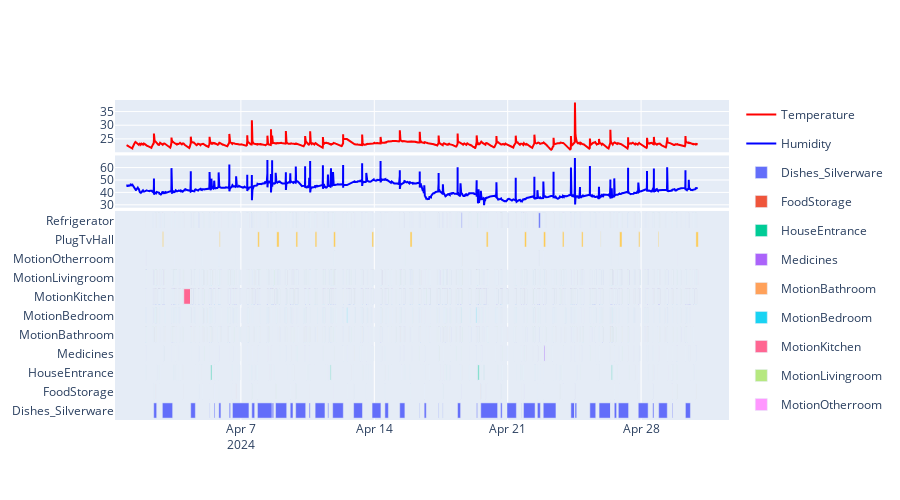

The notebook cell saved with this chart:
### Code cell
subject = subjects[1]
print(subject)
data_subject_2 = data[subject]
environmental_sensors = list(data_subject_2.keys())
st = pd.to_datetime('2024-04-01 00:00:00')
et = pd.to_datetime('2024-04-30 23:59:59')
plot_sensor_active_periods(data_subject_2, environmental_sensors, st, et)

### Figure 1 — Plotly figure (JSON) as saved in the notebook; plotly's stock layout.template omitted (floating-point values rounded to 4 significant figures; data arrays with more than 128 entries replaced by an {"elided": "..."} marker saying what was removed)
{"data": [{"line": {"color": "red"}, "mode": "lines", "name": "Temperature", "type": "scatter", "x": {"elided": "5220 str values"}, "xaxis": "x", "y": {"elided": "5220 float values"}, "yaxis": "y"}, {"line": {"color": "blue"}, "mode": "lines", "name": "Humidity", "type": "scatter", "x": {"elided": "5220 str values"}, "xaxis": "x2", "y": {"elided": "5220 float values"}, "yaxis": "y2"}, {"alignmentgroup": "True", "base": ["2024-04-02T10:11:16.138000", "2024-04-19T01:25:50.926000", "2024-04-19T08:51:05.926000", "2024-04-19T11:11:12.896000", "2024-04-19T14:03:22.728000", "2024-04-19T14:06:32.137000", "2024-04-20T15:04:13.355000", "2024-04-20T23:06:22.304000", "2024-04-21T17:12:41.230000", "2024-04-21T19:57:29.671000", "2024-04-22T13:23:07.473000", "2024-04-22T20:46:20.079000", "2024-04-24T07:36:10.514000", "2024-04-24T12:37:19.706000", "2024-04-24T12:48:29.530000", "2024-04-24T12:49:08.426000", "2024-04-25T07:28:48.701000", "2024-04-25T19:05:16.195000", "2024-04-26T09:37:30.914000", "2024-04-26T11:06:01.330000", "2024-04-26T12:07:38.603000", "2024-04-26T14:09:04.141000", "2024-04-26T14:14:13.671000", "2024-04-27T20:26:02.764000", "2024-04-28T14:40:50.501000", "2024-04-28T22:11:04.928000", "2024-04-29T15:14:45.695000", "2024-04-30T07:50:14.582000", "2024-04-18T08:52:14.405000", "2024-04-17T23:23:31.244000", "2024-04-26T19:20:48.038000", "2024-04-17T09:25:37.176000", "2024-04-17T14:17:59.746000", "2024-04-02T21:04:04.509000", "2024-04-04T08:47:16.527000", "2024-04-05T08:26:55.076000", "2024-04-05T14:17:17.776000", "2024-04-05T20:13:08.966000", "2024-04-06T09:18:35.734000", "2024-04-06T13:19:47.363000", "2024-04-07T13:42:37.558000", "2024-04-07T20:49:48.369000", "2024-04-08T15:23:23.457000", "2024-04-08T19:38:25.954000", "2024-04-09T14:05:59.743000", "2024-04-09T20:57:24.462000", "2024-04-05T10:46:48.046000", "2024-04-10T21:29:29.673000", "2024-04-10T13:53:39.135000", "2024-04-16T14:49:56.960000", "2024-04-15T08:00:53.568000", "2024-04-14T13:19:45.392000", "2024-04-13T21:10:46.984000", "2024-04-16T09:11:55.413000", "2024-04-12T16:34:48.294000", "2024-04-11T13:28:54.739000", "2024-04-12T21:57:56.838000", "2024-04-11T17:17:32.093000", "2024-04-17T08:57:11.288000", "2024-04-11T19:33:22.620000", "2024-04-11T17:19:33.617000"], "hovertemplate": "Sensor ID=%{y}<br>ts_on=%{base}<br>ts_off=%{x}<extra></extra>", "legendgroup": "Dishes_Silverware", "marker": {"color": "#636efa", "pattern": {"shape": ""}}, "name": "Dishes_Silverware", "offsetgroup": "Dishes_Silverware", "orientation": "h", "showlegend": true, "textposition": "auto", "type": "bar", "x": [13460658, 19630.0, 4175000.0, 104700.0, 11290.0, 76300000.0, 7020000.0, 42670000.0, 1274466, 52410000.0, 13580000.0, 57650000.0, 17437130, 629200.0, 8620.0, 7612000.0, 26710000.0, 52167237, 14510.0, 4372.0, 388000.0, 8529.0, 10610000.0, 44810000.0, 5503000.0, 38910000.0, 2944000.0, 22690000.0, 13730000.0, 3612, 46490000.0, 4980, 1064000.0, 46689187, 21120000.0, 1226000.0, 4021172, 9247000.0, 5836000.0, 74880000.0, 13120000.0, 66660000.0, 6823835, 50600000.0, 12550000.0, 45626110, 5172.0, 44560000.0, 4899445, 9462000.0, 23420000.0, 15980000.0, 40199232, 1260000.0, 94150.0, 4033000.0, 40097862, 4265.0, 1649000.0, 48350000.0, 19170.0], "xaxis": "x3", "y": ["Dishes_Silverware", "Dishes_Silverware", "Dishes_Silverware", "Dishes_Silverware", "Dishes_Silverware", "Dishes_Silverware", "Dishes_Silverware", "Dishes_Silverware", "Dishes_Silverware", "Dishes_Silverware", "Dishes_Silverware", "Dishes_Silverware", "Dishes_Silverware", "Dishes_Silverware", "Dishes_Silverware", "Dishes_Silverware", "Dishes_Silverware", "Dishes_Silverware", "Dishes_Silverware", "Dishes_Silverware", "Dishes_Silverware", "Dishes_Silverware", "Dishes_Silverware", "Dishes_Silverware", "Dishes_Silverware", "Dishes_Silverware", "Dishes_Silverware", "Dishes_Silverware", "Dishes_Silverware", "Dishes_Silverware", "Dishes_Silverware", "Dishes_Silverware", "Dishes_Silverware", "Dishes_Silverware", "Dishes_Silverware", "Dishes_Silverware", "Dishes_Silverware", "Dishes_Silverware", "Dishes_Silverware", "Dishes_Silverware", "Dishes_Silverware", "Dishes_Silverware", "Dishes_Silverware", "Dishes_Silverware", "Dishes_Silverware", "Dishes_Silverware", "Dishes_Silverware", "Dishes_Silverware", "Dishes_Silverware", "Dishes_Silverware", "Dishes_Silverware", "Dishes_Silverware", "Dishes_Silverware", "Dishes_Silverware", "Dishes_Silverware", "Dishes_Silverware", "Dishes_Silverware", "Dishes_Silverware", "Dishes_Silverware", "Dishes_Silverware", "Dishes_Silverware"], "yaxis": "y3"}, {"alignmentgroup": "True", "base": ["2024-04-21T17:00:58.756000", "2024-04-23T20:55:46.183000", "2024-04-23T17:28:32.004000", "2024-04-22T21:00:29.490000", "2024-04-22T20:49:31.266000", "2024-04-23T21:34:56.541000", "2024-04-22T13:33:17.454000", "2024-04-22T13:25:26.564000", "2024-04-21T20:15:30.217000", "2024-04-21T20:01:28.008000", "2024-04-23T17:24:43.904000", "2024-04-19T20:08:21.560000", "2024-04-20T15:14:19.112000", "2024-04-20T15:04:55.500000", "2024-04-19T22:02:43.722000", "2024-04-19T20:10:53.228000", "2024-04-19T14:21:06.633000", "2024-04-19T14:09:38.151000", "2024-04-19T14:05:50.100000", "2024-04-18T12:39:46.695000", "2024-04-23T21:36:08.998000", "2024-04-18T12:39:36.306000", "2024-04-20T15:17:17.320000", "2024-04-23T22:08:17.590000", "2024-04-28T14:51:35.744000", "2024-04-24T12:30:02.931000", "2024-04-18T12:32:23.233000", "2024-04-30T20:59:23.694000", "2024-04-30T20:56:19.113000", "2024-04-30T20:55:13.927000", "2024-04-29T20:57:06.363000", "2024-04-29T20:48:34.885000", "2024-04-29T20:47:23.682000", "2024-04-29T15:21:09.807000", "2024-04-29T15:09:47.139000", "2024-04-29T15:03:22.139000", "2024-04-29T15:00:50.177000", "2024-04-28T14:43:56.856000", "2024-04-28T14:42:00.394000", "2024-04-27T20:36:25.195000", "2024-04-27T20:29:17.334000", "2024-04-26T20:24:37.757000", "2024-04-26T14:19:11.507000", "2024-04-26T14:13:01.605000", "2024-04-26T14:10:26.276000", "2024-04-26T09:18:05.330000", "2024-04-24T13:00:46.581000", "2024-04-24T12:53:32.257000", "2024-04-24T12:35:56.345000", "2024-04-24T12:28:03.510000", "2024-04-17T14:29:56.770000", "2024-04-19T14:17:05.351000", "2024-04-17T14:19:06.258000", "2024-04-07T20:36:50.828000", "2024-04-07T13:57:19.891000", "2024-04-07T13:50:52.141000", "2024-04-07T13:45:52.963000", "2024-04-06T17:56:58.782000", "2024-04-06T17:53:49.067000", "2024-04-06T13:18:49.259000", "2024-04-06T13:02:34.682000", "2024-04-05T20:03:50.404000", "2024-04-05T19:49:40.285000", "2024-04-05T14:29:01.356000", "2024-04-05T14:21:06.803000", "2024-04-05T14:19:10.894000", "2024-04-05T08:21:00.780000", "2024-04-04T18:52:11.050000", "2024-04-04T18:40:45.006000", "2024-04-03T22:53:34.180000", "2024-04-02T16:56:45.218000", "2024-04-02T13:40:47.037000", "2024-04-02T12:41:22.683000", "2024-04-02T10:41:10.374000", "2024-04-02T10:10:10.245000", "2024-04-17T14:20:10.806000", "2024-04-07T20:47:19.623000", "2024-04-07T20:49:17.181000", "2024-04-04T23:24:14.037000", "2024-04-08T19:59:36.307000", "2024-04-16T14:53:21.744000", "2024-04-16T14:52:43.582000", "2024-04-16T14:51:03.829000", "2024-04-15T21:01:03.913000", "2024-04-15T20:54:14.764000", "2024-04-14T13:31:50.060000", "2024-04-14T13:22:36.699000", "2024-04-13T14:00:44.461000", "2024-04-08T19:43:03.558000", "2024-04-12T22:08:48.551000", "2024-04-12T22:05:56.546000", "2024-04-13T13:47:56.531000", "2024-04-12T13:39:49.571000", "2024-04-09T14:09:36.810000", "2024-04-09T14:14:39.976000", "2024-04-09T14:14:48.137000", "2024-04-12T21:55:48.916000", "2024-04-09T21:03:52.359000", "2024-04-09T14:18:48.714000", "2024-04-09T21:11:45.047000", "2024-04-09T21:15:49.355000", "2024-04-10T14:05:37.752000", "2024-04-11T20:12:33.818000", "2024-04-09T21:11:31.211000"], "hovertemplate": "Sensor ID=%{y}<br>ts_on=%{base}<br>ts_off=%{x}<extra></extra>", "legendgroup": "FoodStorage", "marker": {"color": "#EF553B", "pattern": {"shape": ""}}, "name": "FoodStorage", "offsetgroup": "FoodStorage", "orientation": "h", "showlegend": true, "textposition": "auto", "type": "bar", "x": [78998, 6333, 63541, 6131, 8598, 25662, 6269, 6324, 24463, 7806, 6924, 151622, 6918, 3409, 18299, 34, 14326, 263449, 2515, 10639, 6911, 7092, 30958, 10321, 7018, 22160, 3322, 6475, 41461, 6251, 121189, 10160, 2723, 2757, 228732, 3409, 6751, 7934, 15863, 16880, 58313, 6157, 12035, 8942, 13640, 23243, 12093, 62182, 10106, 3587, 6674, 239040, 3726, 20632, 3836, 5718, 3686, 449247, 3986, 2898, 3622, 3589, 3671, 14381, 9759, 7605, 4267, 46110, 15646, 23051, 5878, 9063, 203506, 5001, 54045, 5912, 5844, 7352, 6929, 57367, 12654, 4424, 3987, 4402, 4894, 4776, 5224, 4969, 138292, 8179, 50340, 63123, 8672, 3962, 3770, 6601, 41191, 3977, 7036, 112254, 126265, 14447, 90634, 7924], "xaxis": "x3", "y": ["FoodStorage", "FoodStorage", "FoodStorage", "FoodStorage", "FoodStorage", "FoodStorage", "FoodStorage", "FoodStorage", "FoodStorage", "FoodStorage", "FoodStorage", "FoodStorage", "FoodStorage", "FoodStorage", "FoodStorage", "FoodStorage", "FoodStorage", "FoodStorage", "FoodStorage", "FoodStorage", "FoodStorage", "FoodStorage", "FoodStorage", "FoodStorage", "FoodStorage", "FoodStorage", "FoodStorage", "FoodStorage", "FoodStorage", "FoodStorage", "FoodStorage", "FoodStorage", "FoodStorage", "FoodStorage", "FoodStorage", "FoodStorage", "FoodStorage", "FoodStorage", "FoodStorage", "FoodStorage", "FoodStorage", "FoodStorage", "FoodStorage", "FoodStorage", "FoodStorage", "FoodStorage", "FoodStorage", "FoodStorage", "FoodStorage", "FoodStorage", "FoodStorage", "FoodStorage", "FoodStorage", "FoodStorage", "FoodStorage", "FoodStorage", "FoodStorage", "FoodStorage", "FoodStorage", "FoodStorage", "FoodStorage", "FoodStorage", "FoodStorage", "FoodStorage", "FoodStorage", "FoodStorage", "FoodStorage", "FoodStorage", "FoodStorage", "FoodStorage", "FoodStorage", "FoodStorage", "FoodStorage", "FoodStorage", "FoodStorage", "FoodStorage", "FoodStorage", "FoodStorage", "FoodStorage", "FoodStorage", "FoodStorage", "FoodStorage", "FoodStorage", "FoodStorage", "FoodStorage", "FoodStorage", "FoodStorage", "FoodStorage", "FoodStorage", "FoodStorage", "FoodStorage", "FoodStorage", "FoodStorage", "FoodStorage", "FoodStorage", "FoodStorage", "FoodStorage", "FoodStorage", "FoodStorage", "FoodStorage", "FoodStorage", "FoodStorage", "FoodStorage", "FoodStorage"], "yaxis": "y3"}, {"alignmentgroup": "True", "base": {"elided": "148 str values"}, "hovertemplate": "Sensor ID=%{y}<br>ts_on=%{base}<br>ts_off=%{x}<extra></extra>", "legendgroup": "HouseEntrance", "marker": {"color": "#00cc96", "pattern": {"shape": ""}}, "name": "HouseEntrance", "offsetgroup": "HouseEntrance", "orientation": "h", "showlegend": true, "textposition": "auto", "type": "bar", "x": {"elided": "148 int values"}, "xaxis": "x3", "y": {"elided": "148 str values"}, "yaxis": "y3"}, {"alignmentgroup": "True", "base": {"elided": "187 str values"}, "hovertemplate": "Sensor ID=%{y}<br>ts_on=%{base}<br>ts_off=%{x}<extra></extra>", "legendgroup": "Medicines", "marker": {"color": "#ab63fa", "pattern": {"shape": ""}}, "name": "Medicines", "offsetgroup": "Medicines", "orientation": "h", "showlegend": true, "textposition": "auto", "type": "bar", "x": {"elided": "187 int values"}, "xaxis": "x3", "y": {"elided": "187 str values"}, "yaxis": "y3"}, {"alignmentgroup": "True", "base": {"elided": "687 str values"}, "hovertemplate": "Sensor ID=%{y}<br>ts_on=%{base}<br>ts_off=%{x}<extra></extra>", "legendgroup": "MotionBathroom", "marker": {"color": "#FFA15A", "pattern": {"shape": ""}}, "name": "MotionBathroom", "offsetgroup": "MotionBathroom", "orientation": "h", "showlegend": true, "textposition": "auto", "type": "bar", "x": {"elided": "687 int values"}, "xaxis": "x3", "y": {"elided": "687 str values"}, "yaxis": "y3"}, {"alignmentgroup": "True", "base": {"elided": "399 str values"}, "hovertemplate": "Sensor ID=%{y}<br>ts_on=%{base}<br>ts_off=%{x}<extra></extra>", "legendgroup": "MotionBedroom", "marker": {"color": "#19d3f3", "pattern": {"shape": ""}}, "name": "MotionBedroom", "offsetgroup": "MotionBedroom", "orientation": "h", "showlegend": true, "textposition": "auto", "type": "bar", "x": {"elided": "399 int values"}, "xaxis": "x3", "y": {"elided": "399 str values"}, "yaxis": "y3"}, {"alignmentgroup": "True", "base": {"elided": "3862 str values"}, "hovertemplate": "Sensor ID=%{y}<br>ts_on=%{base}<br>ts_off=%{x}<extra></extra>", "legendgroup": "MotionKitchen", "marker": {"color": "#FF6692", "pattern": {"shape": ""}}, "name": "MotionKitchen", "offsetgroup": "MotionKitchen", "orientation": "h", "showlegend": true, "textposition": "auto", "type": "bar", "x": {"elided": "3862 int values"}, "xaxis": "x3", "y": {"elided": "3862 str values"}, "yaxis": "y3"}, {"alignmentgroup": "True", "base": {"elided": "1477 str values"}, "hovertemplate": "Sensor ID=%{y}<br>ts_on=%{base}<br>ts_off=%{x}<extra></extra>", "legendgroup": "MotionLivingroom", "marker": {"color": "#B6E880", "pattern": {"shape": ""}}, "name": "MotionLivingroom", "offsetgroup": "MotionLivingroom", "orientation": "h", "showlegend": true, "textposition": "auto", "type": "bar", "x": {"elided": "1477 int values"}, "xaxis": "x3", "y": {"elided": "1477 str values"}, "yaxis": "y3"}, {"alignmentgroup": "True", "base": ["2024-04-22T15:13:42.505000", "2024-04-18T14:02:06.642000", "2024-04-19T09:27:01.420000", "2024-04-19T10:38:34.599000", "2024-04-19T10:39:15.301000", "2024-04-19T11:10:15.398000", "2024-04-19T11:10:51.732000", "2024-04-19T11:44:05.889000", "2024-04-22T14:49:15.933000", "2024-04-22T15:14:20.618000", "2024-04-29T21:11:11.333000", "2024-04-22T15:16:24.503000", "2024-04-22T15:17:28.685000", "2024-04-22T15:18:11.117000", "2024-04-22T20:42:53.535000", "2024-04-26T10:11:48.986000", "2024-04-26T11:43:38.529000", "2024-04-26T20:23:12.510000", "2024-04-27T20:23:16.152000", "2024-04-18T14:01:29.173000", "2024-04-22T15:15:12.479000", "2024-04-18T14:00:52.767000", "2024-04-02T00:25:15.525000", "2024-04-11T22:49:47.116000", "2024-04-02T00:18:32.171000", "2024-04-02T00:19:55.548000", "2024-04-03T11:59:06.391000", "2024-04-04T14:30:04.119000", "2024-04-04T23:10:23.570000", "2024-04-04T23:19:42.178000", "2024-04-04T23:20:16.836000", "2024-04-04T23:31:33.011000", "2024-04-04T23:33:01", "2024-04-15T14:28:39.857000", "2024-04-05T19:38:48.772000", "2024-04-11T22:47:13.217000", "2024-04-05T10:57:38.030000", "2024-04-11T21:47:35.138000", "2024-04-11T21:46:57.843000", "2024-04-11T22:48:36.496000", "2024-04-05T20:57:32.078000", "2024-04-05T20:55:12.154000", "2024-04-05T19:39:43.615000", "2024-04-06T17:09:31.132000"], "hovertemplate": "Sensor ID=%{y}<br>ts_on=%{base}<br>ts_off=%{x}<extra></extra>", "legendgroup": "MotionOtherroom", "marker": {"color": "#FF97FF", "pattern": {"shape": ""}}, "name": "MotionOtherroom", "offsetgroup": "MotionOtherroom", "orientation": "h", "showlegend": true, "textposition": "auto", "type": "bar", "x": [32001, 62734, 31998, 31993, 31986, 32008, 31997, 31995, 31973, 31995, 32008, 31999, 31991, 32001, 31997, 32003, 31996, 32009, 31997, 32000, 31967, 31999, 31983, 31999, 31972, 31973, 32033, 32002, 31987, 31994, 31999, 32031, 31997, 31998, 31993, 61919, 31991, 32020, 31999, 31950, 31988, 61777, 32000, 63183], "xaxis": "x3", "y": ["MotionOtherroom", "MotionOtherroom", "MotionOtherroom", "MotionOtherroom", "MotionOtherroom", "MotionOtherroom", "MotionOtherroom", "MotionOtherroom", "MotionOtherroom", "MotionOtherroom", "MotionOtherroom", "MotionOtherroom", "MotionOtherroom", "MotionOtherroom", "MotionOtherroom", "MotionOtherroom", "MotionOtherroom", "MotionOtherroom", "MotionOtherroom", "MotionOtherroom", "MotionOtherroom", "MotionOtherroom", "MotionOtherroom", "MotionOtherroom", "MotionOtherroom", "MotionOtherroom", "MotionOtherroom", "MotionOtherroom", "MotionOtherroom", "MotionOtherroom", "MotionOtherroom", "MotionOtherroom", "MotionOtherroom", "MotionOtherroom", "MotionOtherroom", "MotionOtherroom", "MotionOtherroom", "MotionOtherroom", "MotionOtherroom", "MotionOtherroom", "MotionOtherroom", "MotionOtherroom", "MotionOtherroom", "MotionOtherroom"], "yaxis": "y3"}, {"alignmentgroup": "True", "base": ["2024-04-22T21:09:43", "2024-04-30T21:03:52", "2024-04-28T21:27:23", "2024-04-27T20:58:27", "2024-04-26T21:01:41", "2024-04-25T21:22:30", "2024-04-25T20:56:53", "2024-04-24T20:58:19", "2024-04-21T21:14:57", "2024-04-23T20:54:19", "2024-04-15T21:03:17", "2024-04-19T21:02:01", "2024-04-02T21:13:12", "2024-04-07T21:10:28", "2024-04-08T21:10:09", "2024-04-05T20:54:17", "2024-04-10T21:27:58", "2024-04-11T20:48:50", "2024-04-13T21:02:15", "2024-04-09T21:18:57"], "hovertemplate": "Sensor ID=%{y}<br>ts_on=%{base}<br>ts_off=%{x}<extra></extra>", "legendgroup": "PlugTvHall", "marker": {"color": "#FECB52", "pattern": {"shape": ""}}, "name": "PlugTvHall", "offsetgroup": "PlugTvHall", "orientation": "h", "showlegend": true, "textposition": "auto", "type": "bar", "x": [9295000, 10811000, 3179000, 5677000, 10448000, 91000, 1387000, 7182000, 8702000, 7218000, 9067000, 8447000, 4854000, 7629000, 10343000, 3391000, 7616000, 8267000, 7592000, 7935000], "xaxis": "x3", "y": ["PlugTvHall", "PlugTvHall", "PlugTvHall", "PlugTvHall", "PlugTvHall", "PlugTvHall", "PlugTvHall", "PlugTvHall", "PlugTvHall", "PlugTvHall", "PlugTvHall", "PlugTvHall", "PlugTvHall", "PlugTvHall", "PlugTvHall", "PlugTvHall", "PlugTvHall", "PlugTvHall", "PlugTvHall", "PlugTvHall"], "yaxis": "y3"}, {"alignmentgroup": "True", "base": {"elided": "620 str values"}, "hovertemplate": "Sensor ID=%{y}<br>ts_on=%{base}<br>ts_off=%{x}<extra></extra>", "legendgroup": "Refrigerator", "marker": {"color": "#636efa", "pattern": {"shape": ""}}, "name": "Refrigerator", "offsetgroup": "Refrigerator", "orientation": "h", "showlegend": true, "textposition": "auto", "type": "bar", "x": {"elided": "620 int values"}, "xaxis": "x3", "y": {"elided": "620 str values"}, "yaxis": "y3"}], "layout": {"barmode": "overlay", "height": 500, "xaxis": {"anchor": "y", "domain": [0, 1], "matches": "x3", "showticklabels": false, "type": "date"}, "xaxis2": {"anchor": "y2", "domain": [0, 1], "matches": "x3", "showticklabels": false, "type": "date"}, "xaxis3": {"anchor": "y3", "domain": [0, 1], "type": "date"}, "yaxis": {"anchor": "x", "domain": [0.8367, 1], "fixedrange": true}, "yaxis2": {"anchor": "x2", "domain": [0.6633, 0.8267], "fixedrange": true}, "yaxis3": {"anchor": "x3", "domain": [0, 0.6533], "fixedrange": true}}}
